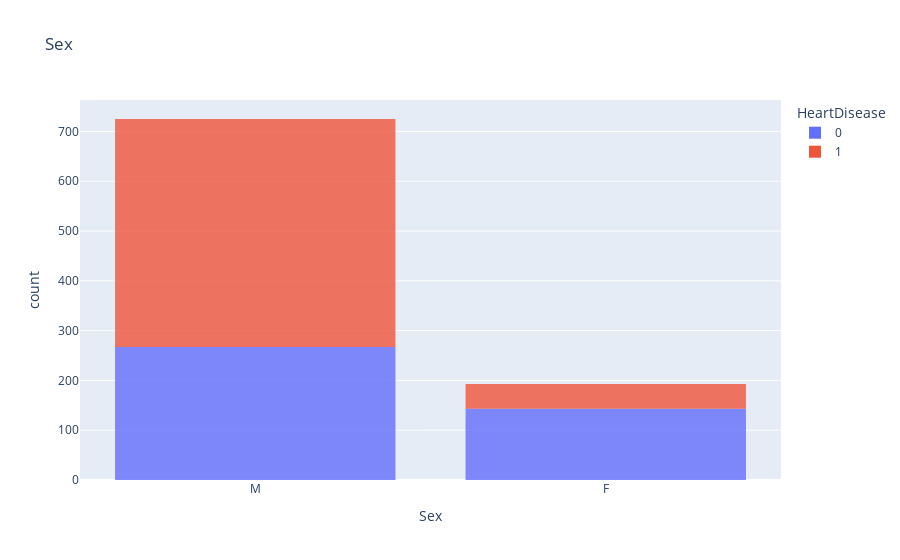

The code cell stored with this chart in its notebook:
### Markdown cell above
There seem to be a strong correlation between age and heart disease with meadian age of 57.

---

### Code cell
fig = px.histogram(df, x='Sex', title='Sex', color='HeartDisease', opacity=0.8)
fig.show()

df.groupby('Sex')['HeartDisease'].value_counts(normalize=True)

### Figure 1 — Plotly figure (JSON) as saved in the notebook; plotly's stock layout.template omitted (floating-point values rounded to 4 significant figures; data arrays with more than 128 entries replaced by an {"elided": "..."} marker saying what was removed)
{"data": [{"alignmentgroup": "True", "bingroup": "x", "hovertemplate": "HeartDisease=0<br>Sex=%{x}<br>count=%{y}<extra></extra>", "legendgroup": "0", "marker": {"color": "#636efa", "opacity": 0.8, "pattern": {"shape": ""}}, "name": "0", "offsetgroup": "0", "orientation": "v", "showlegend": true, "type": "histogram", "x": {"elided": "410 str values"}, "xaxis": "x", "yaxis": "y"}, {"alignmentgroup": "True", "bingroup": "x", "hovertemplate": "HeartDisease=1<br>Sex=%{x}<br>count=%{y}<extra></extra>", "legendgroup": "1", "marker": {"color": "#EF553B", "opacity": 0.8, "pattern": {"shape": ""}}, "name": "1", "offsetgroup": "1", "orientation": "v", "showlegend": true, "type": "histogram", "x": {"elided": "508 str values"}, "xaxis": "x", "yaxis": "y"}], "layout": {"barmode": "relative", "legend": {"title": {"text": "HeartDisease"}, "tracegroupgap": 0}, "title": {"text": "Sex"}, "xaxis": {"anchor": "y", "domain": [0, 1], "title": {"text": "Sex"}}, "yaxis": {"anchor": "x", "domain": [0, 1], "title": {"text": "count"}}}}
